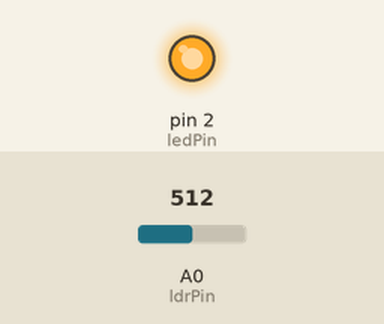
Bench run of a sketch on a simulated Arduino Uno, built with avr-gcc and run on an emulated ATmega328P. Shown: output pins drawn as LEDs (lit = HIGH). The inputs (shaded band) are chosen by the test bench; at power-on: A0 (ldrPin) = 512. What the sketch prints to the serial monitor is not drawn.

Above: at 1.3 s.
1.4 s: A0 (ldrPin) set to 208
2.9 s: A0 (ldrPin) set to 191
At 4.2 s:
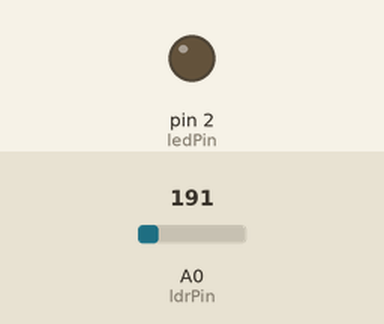
4.5 s: A0 (ldrPin) set to 210
At 5.6 s:
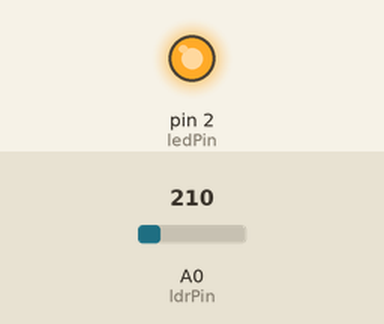
6.0 s: A0 (ldrPin) set to 190
At 6.8 s:
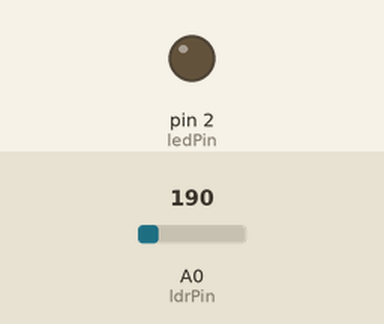
Timing chart, 0 to 8.5 s (numbered marks = the images above; inputs shaded):
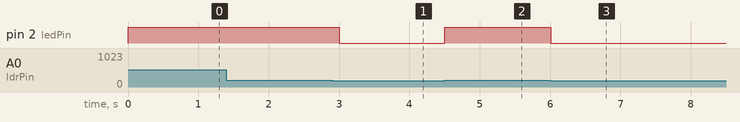

The sketch:

8.ino
```cpp
const int ledPin = 2;
const int ldrPin = A0;

void setup() {
  Serial.begin(9600);
  pinMode(ledPin, OUTPUT);
  pinMode(ldrPin, INPUT);
}

void loop() {
  int ldrValue = analogRead(ldrPin);

  if (ldrValue <= 200) {
    digitalWrite(ledPin, LOW);
    Serial.print("BRIGHT → LED OFF : ");
    Serial.println(ldrValue);
  } else {
    digitalWrite(ledPin, HIGH);
    Serial.print("DARK → LED ON  : ");
    Serial.println(ldrValue);
  }
  delay(500);
}
```

Measured:
- the behaviour switches between 201 and 200 on A0 (ldrPin) (found by bisection; images 0 and 1)
- after the input at 1.4 s, every drawn part: stays the same
- after the input at 2.9 s, pin 2 (ledPin): HIGH → LOW after 0.10 s
- after the input at 4.5 s, pin 2 (ledPin): LOW → HIGH at once
- after the input at 6.0 s, pin 2 (ledPin): HIGH → LOW at once
